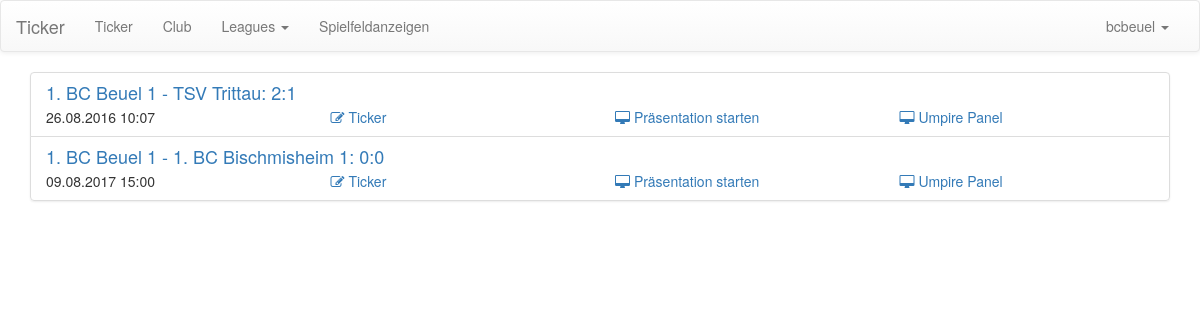
Page /ticker/manage/ticker/ (signed in) on the committed database.
### ticker/models/matchstructure.py (models this page shows, shortened)
class Match(models.Model):
    match_time = models.DateTimeField()
    create_time = models.DateTimeField(auto_now=True)
    canceled = models.BooleanField(default=False)
    rule = models.ForeignKey(Rules)
    team_a = models.ForeignKey(Team, related_name='team_a')
    team_b = models.ForeignKey(Team, related_name='team_b')
    games = ManyToManyField(Game, blank=True)
    def get_all_games(self):
        return self.games.all()
    def get_score(self):
        games = self.get_all_games()
        score_team_a = 0
        score_team_b = 0
        for game in games:
            if not game.is_finished(self.rule):
                continue
            res = game.is_won_by(self.rule)
            if res is None:
                continue
            if res == 'team_a':
                score_team_a +=1
            elif res == 'team_b':
                score_team_b +=1
        return [score_team_a, score_team_b]

class Game(models.Model):
    name = models.CharField(max_length=64)
    player_a = ManyToManyField(Player, related_name='player_a', blank=True)
    player_b = ManyToManyField(Player, related_name='player_b', blank=True)
    sets = ManyToManyField(Set, blank=True)
    game_types = (('single', 'Herreneinzel'),
                  ('womansingle', 'Dameneinzel'),
                  ('men_double', 'Herrendoppel'),
                  ('women_double', 'Frauendoppel'),
                  ('mixed', 'Mixed'))
    current_set = models.IntegerField(default=1)
    game_type = models.CharField(max_length=32, choices=game_types)
    presses_json = models.TextField(default=None, blank=True, null=True)
    def is_finished(self, rule):
        return self.is_won(rule)
    def get_set_score(self, rule):
        won_team_a = 0
        won_team_b = 0
        for set in self.sets.all():
            if set.set_won_by_team_a(rule):
                won_team_a += 1
            if set.set_won_by_team_b(rule):
                won_team_b += 1
        return [won_team_a, won_team_b]
    def is_won(self, rule):
        won_team_a, won_team_b = self.get_set_score(rule)
        if won_team_a == 3 or won_team_b == 3:
            return True
        return False
    def is_won_by(self, rule):
        won_team_a, won_team_b = self.get_set_score(rule)
        if won_team_a == 3 or won_team_b == 3:
            return 'team_a' if won_team_a == 3 else 'team_b'
        return None

class Set(models.Model):
    set_number = models.IntegerField(default=1)
    points_team_a = ManyToManyField(Point, related_name='points_team_a', blank=True)
    points_team_b = ManyToManyField(Point, related_name='points_team_b', blank=True)
    def set_won_by_team_a(self, rule):
        score = self.get_score()
        return rule.team_a_won(score)
    def set_won_by_team_b(self, rule):
        score = self.get_score()
        return rule.team_b_won(score)
    def get_score(self):
        return [self.points_team_a.filter(canceled=False).count(),
                self.points_team_b.filter(canceled=False).count()]

### ticker/models/player_clubs.py (models this page shows, shortened)
class Team(models.Model):
    parent_club = models.ForeignKey(Club, CASCADE, default=1)
    team_name = models.CharField(max_length=255)
    players = models.ManyToManyField(Player, blank=True)
    fields = models.ManyToManyField('PlayingField', blank=True)
    def get_name(self):
        return self.team_name

### ticker/views/user_interface.py (the view)
@login_required
def manage_ticker(request):
    if request.user.is_superuser:
        matches = Match.all_matches()
    else:
        p = Profile.objects.filter(user=request.user).first()
        if p is None:
            matches = []
        else:
            matches = Match.objects.filter(team_a__parent_club=p.associated_club) | \
                      Match.objects.filter(team_b__parent_club=p.associated_club)
    return render(request, 'user/manage_ticker.html', dict(matches=matches))

### ticker/models/leaguestructure.py (called while the page is built)
    def get_name(self):
        return self.name

### ticker/models/matchstructure.py (called while the page is built)
    def team_a_won(self, score):
        if score[0] == 11 and (score[0] - score[1]) >= 2:
            return True
        if score[0] > 11 and (score[0] - score[1]) == 2:
            return True
        if score[0] == 15 and score[1] == 14:
            return True
        return False

    def team_b_won(self, score):
        return self.team_a_won(list(reversed(score)))

### ticker/templatetags/custom_tags.py (called while the page is built)
@register.filter
def get_club(user):
    assert(isinstance(user, User))
    p = Profile.objects.filter(user=user).first()
    if p is None:
        return None
    return p.associated_club

@register.filter
def get_leagues_club(user):
    club = get_club(user)
    leagues = League.objects.filter(teams__parent_club=club).distinct()
    return leagues

### ticker/templates/user/manage_ticker.html (shortened to what this page needs)
{% extends 'user/manage_base.html' %}
{% load staticfiles %}
{% block content %}
    <div class="container">
        <div class="row">
            <div class="col-sm-12">
                <ul class="list-group">
                    {% for match in matches %}
                        <li class="list-group-item">
                            <h4 class="list-group-item-heading">
                                <a href="{% url 'manage_ticker_interface' match.id %}">
                                    {{ match.team_a.get_name }} - {{ match.team_b.get_name }}: {{ match.get_score.0 }}:{{ match.get_score.1 }}
                                </a>
                            </h4>
                            <div class="list-group-item-text">
                                <div class="row">
                                    <div class="col-sm-3">
                                        {{ match.match_time|date:"d.m.Y H:i" }}
                                    </div>
                                    <div class="col-sm-3">
                                        <a href="{% url 'manage_ticker_interface' match.id %}"><i class="fa fa-edit"></i> Ticker</a>
                                    </div>
                                    <div class="col-sm-3">
                                        <a href="{% url 'presentation_view' 0 match.id %}"><i class="fa fa-desktop"></i> Präsentation starten</a>
                                    </div>
                                    <div class="col-sm-3">
                                        <a href="{% static 'bup/cur/bup.html' %}#jt_id={{match.id}}"><i class="fa fa-desktop"></i> Umpire Panel</a>
                                    </div>
                                </div>
                            </div>
                        </li>
                    {% endfor %}
                </ul>
            </div>
        </div>
    </div>
{% endblock %}

### ticker/templates/user/manage_base.html (shortened to what this page needs)
{% extends 'base.html' %}
{% load custom_tags %}
{% block navigation %}
    {% if request.user.is_authenticated %}
    <nav class="navbar navbar-default">
        <div class="container-fluid">
            <div class="navbar-header">
                <a class="navbar-brand" href="{% url 'manage_dashboard' %}">Ticker</a>
            </div>
            <div class="collapse navbar-collapse" id="bs-example-navbar-collapse-1">
                <ul class="nav navbar-nav">
                    {% url 'manage_ticker' as tickerurl %}
                    <li {% if tickerurl == request.get_full_path %} class="active" {% endif %}>
                        <a href="{{ tickerurl }}">
                            Ticker
                        </a>
                    </li>
                    <li>
                        {% with responsible_club=request.user|get_club %}
                            {% if responsible_club %}
                                <a href="{% url 'manage_club_details' responsible_club.id %}">Club</a>
                            {% else %}
                                {% if request.user.is_superuser %}
                                    <a href="{% url 'manage_clubs' %}">Club</a>
                                {% endif %}
                            {% endif %}
                        {% endwith %}
                    </li>
                    <li class="dropdown">
                        <a href="#" class="dropdown-toggle" data-toggle="dropdown" role="button" aria-haspopup="true" aria-expanded="false">
                            Leagues
                            <span class="caret"></span>
                        </a>
                    </li>
                    <li><a href="{% url 'display_dashboard' %}">Spielfeldanzeigen</a></li>
                </ul>
                <ul class="nav navbar-nav navbar-right">
                    <li class="dropdown">
                        <a href="#" class="dropdown-toggle" data-toggle="dropdown"
                           role="button" aria-haspopup="true" aria-expanded="false">{{ request.user }} <span class="caret"></span></a>
                    </li>
                </ul>
            </div>
        </div>
    </nav>
    {% endif %}
{% endblock %}

### rows in the picture
Match: team_a.get_name "1. BC Beuel 1", team_b.get_name "TSV Trittau", get_score.0 "2", get_score.1 "1", match_time "26.08.2016 10:07"
Match: team_a.get_name "1. BC Beuel 1", team_b.get_name "1. BC Bischmisheim 1", get_score.0 "0", get_score.1 "0", match_time "09.08.2017 15:00"

### other values in the picture
{{ request.user }} "bcbeuel"
